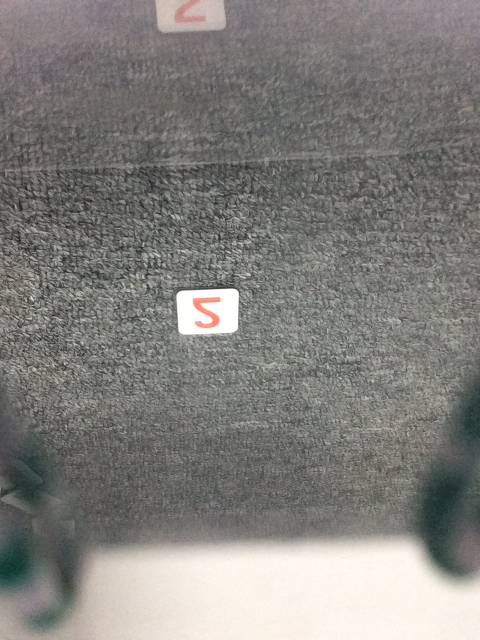
#> input picture test_prediction/vi_osmo_numbers/color/o2.jpg, 960 x 1280 px, found by its file name (shown at 1/2 size)
$ jupyter execute --allow-errors test.ipynb   (Python 2 division)   (older library calls are emulated)
#> lines starting #> are read from the running program, lines starting #| are printed output that depends on the picture; after the words box and inside, x2 and y2 are one past the last pixel; in counts of white or black regions, pixels touching at a corner belong together
[cell 1]
import cv2
import numpy as np
#from matplotlib import pyplot as plt

[cell 2]
def deskew(img):
    m = cv2.moments(img)
    if abs(m['mu02']) < 1e-2:
        return img.copy()
    skew = m['mu11']/m['mu02']
    M = np.float32([[1, skew, -0.5*SZ*skew], [0, 1, 0]])
    img = cv2.warpAffine(img,M,(SZ, SZ),flags=affine_flags)
    return img

[cell 3]
#img = cv2.imread("vi_osmo_numbers/color/Photo 2-14-17, 10 44 20 AM.jpg", cv2.IMREAD_COLOR)
img = cv2.imread("vi_osmo_numbers/cropped_number_rotated/o2.jpg_cropped.png")

[cell 4]
#plt.imshow(img)
#plt.show()
cv2.imshow('image',img)
cv2.waitKey(0)
cv2.destroyAllWindows()

#> (a cell that did not finish here is left out)

#> (a cell that did not finish here is left out)

#> (a cell that did not finish here is left out)

#> (a cell that did not finish here is left out)

[cell 9]
import numpy as np
import cv2

def run_main():
# [7 lines of commented-out code are left out]
    roi = cv2.imread("vi_osmo_numbers/o2.jpg")
#> roi is the input picture: shape (1280, 960, 3); mean B, G, R 123.7, 127.9, 129.5
    #roi = cv2.imread("coin_img.png")
    gray = cv2.cvtColor(roi, cv2.COLOR_BGR2GRAY)

    gray_blur = cv2.GaussianBlur(gray, (15, 15), 0)
    thresh = cv2.adaptiveThreshold(gray_blur, 255, cv2.ADAPTIVE_THRESH_GAUSSIAN_C,
        cv2.THRESH_BINARY_INV, 11, 1)
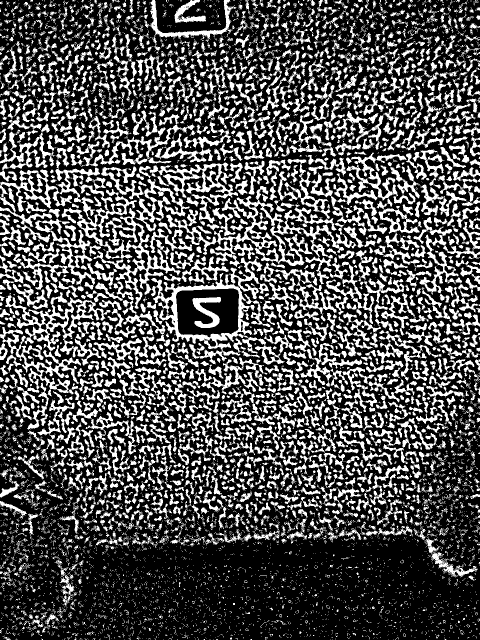
#> thresh: shape (1280, 960) (shown at 1/2 size); 31% white; 7583 white regions (5765 under 20 px), largest, box (x1, y1, x2, y2) and area: (420, 318, 713, 569) 14294, (111, 319, 361, 618) 11280, (302, 512, 525, 729) 8784

    kernel = np.ones((3, 3), np.uint8)
    closing = cv2.morphologyEx(thresh, cv2.MORPH_CLOSE,
        kernel, iterations=4)
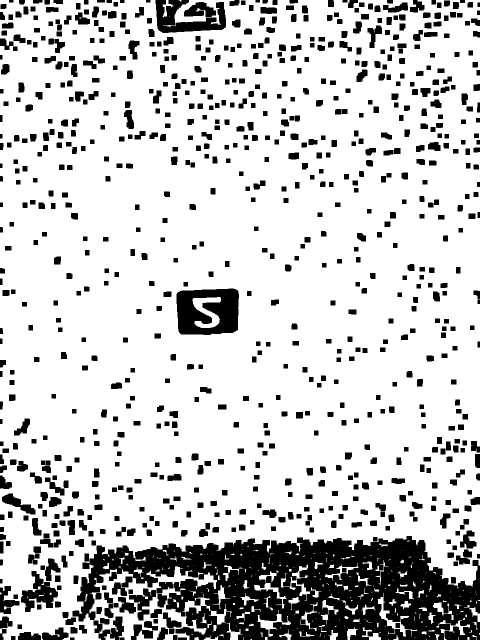
#> closing: shape (1280, 960) (shown at 1/2 size); 79.9% white; 877 black regions, largest, box (x1, y1, x2, y2) and area: (145, 1072, 960, 1280) 105648, (353, 577, 478, 670) 9067, (311, 0, 452, 66) 4934

    closing = cv2.bitwise_not(closing)
#> closing: shape (1280, 960); 20.1% white; 877 white regions
    cont_img = closing.copy()
    cimg, contours, hierarchy = cv2.findContours(cont_img, cv2.RETR_EXTERNAL,
        cv2.CHAIN_APPROX_SIMPLE)
#> contours = 875 contours; largest, box (x1, y1, x2, y2) and area: (145, 1072, 960, 1280) 115339, (353, 577, 478, 670) 10549, (311, 0, 452, 66) 4566, (42, 1142, 116, 1224) 2614, (258, 1177, 312, 1241) 1320

    for cnt in contours:
        area = cv2.contourArea(cnt)
        # [10 lines of commented-out code are left out]

        if len(cnt) < 5:
            continue

        #ellipse = cv2.fitEllipse(cnt)
        #cv2.ellipse(roi, ellipse, (0,255,0), 2)
        x,y,w,h = cv2.boundingRect(cnt)
        cv2.rectangle(img,(x,y),(x+w,y+h),(0,255,0),2)
#> this loop made 875 passes
#> (area, x, y, w, h) on passes 6 to 8: (531, 36, 1264, 46, 16), (123.5, 0, 1258, 13, 22), (98.5, 338, 1257, 11, 11)

    cv2.imshow("Morphological Closing", closing)
    cv2.imshow("Adaptive Thresholding", thresh)
    cv2.imshow('Contours', roi)

# [8 lines of commented-out code are left out]

    cv2.waitKey(0)
    cv2.destroyAllWindows()

if __name__ == "__main__":
    run_main()

#> (a cell that did not finish here is left out)

[cell 11]
import cv2
import numpy as np
import math
import numpy.linalg as la


SZ = 20
affine_flags = cv2.WARP_INVERSE_MAP|cv2.INTER_LINEAR
#> affine_flags = 17
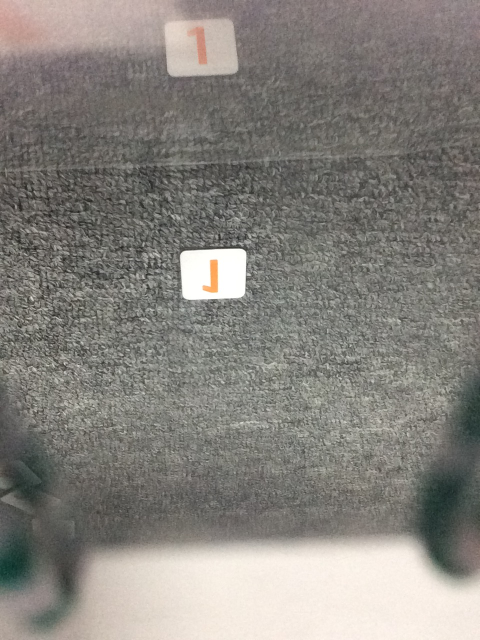
#> input picture vi_osmo_numbers/color/o1.jpg, 960 x 1280 px (shown at 1/2 size)
#> further down, img is the input picture: shape (1280, 960, 3); mean B, G, R 125, 130.5, 133.8
#> `v = np.median(gray_blur)`: v = 118
#> `lower = int(max(0, (1.0 - sigma) * v))`: lower = 79
#> `upper = int(min(255, (1.0 + sigma) * v))`: upper = 156
#> `edged = cv2.Canny(gray_blur, lower, upper)`:
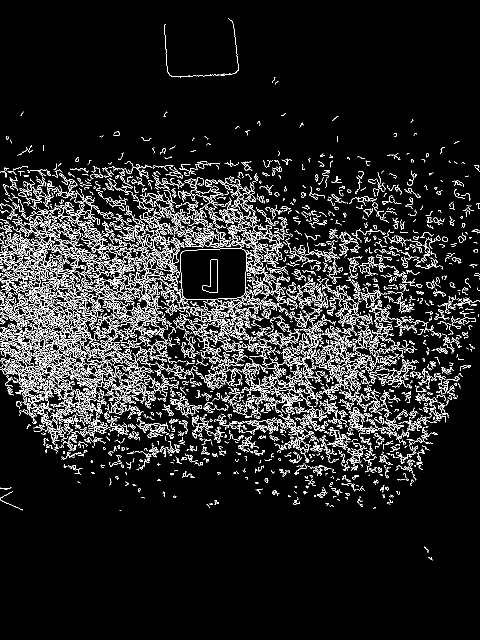
#> edged: shape (1280, 960) (shown at 1/2 size); 8.8% white in thin lines or dots, all inside (x1, y1, x2, y2) = (0, 37, 960, 1121)
#> `(cimg, cnts, hierarchy) = cv2.findContours(edged.copy(), cv2.RETR_TREE..`: cnts = 4216 contours, 3448 with area under 20; largest, box (x1, y1, x2, y2) and area: (352, 497, 520, 609) 12738, (360, 497, 493, 600) 12677, (46, 570, 193, 695) 2706, (271, 475, 369, 576) 1292, (35, 509, 160, 585) 1175
#> `cnts_idxes = sorted(range(len(cnts)), key=lambda k: cv2.contourArea(cn..`: cnts_idxes = [3242, 3245, 2743, 3375, 3146, 3246, 3247, 1608, 2784, 2952]
#> the loop `for ci in cnts_idxes:` made 6 passes
#> `cv2.imwrite(filename + "_numbox.png", parent_cropped)`:
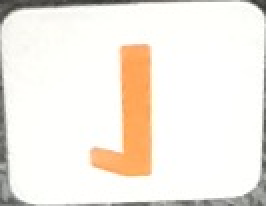
#> saved as o1.jpg_numbox.png: shape (103, 133, 3) (shown 2 times larger); mean B, G, R 228.3, 236.9, 243.4
#> pass 3 of the loop `for n in xrange(1, 10):`:
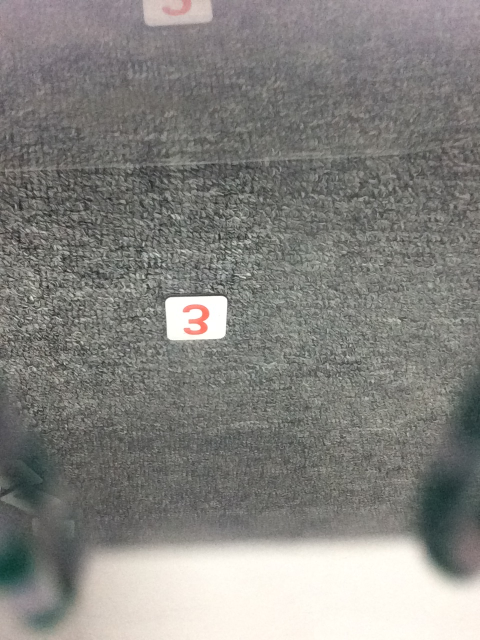
#> input picture vi_osmo_numbers/color/o3.jpg, 960 x 1280 px (shown at 1/2 size)
#> img is the input picture: shape (1280, 960, 3); mean B, G, R 127.8, 131.5, 132.6
#> v = 119
#> lower = 79
#> upper = 158
#> `edged = cv2.Canny(gray_blur, lower, upper)`:
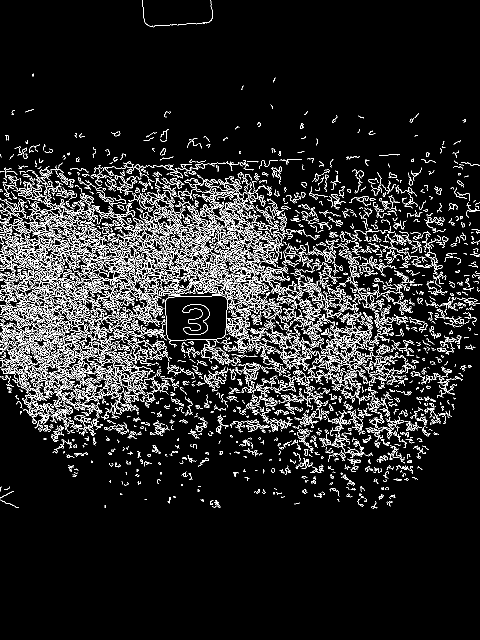
#> edged: shape (1280, 960) (shown at 1/2 size); 9% white in thin lines or dots, all inside (x1, y1, x2, y2) = (0, 0, 960, 1018)
#> cnts = 4185 contours, 3478 with area under 20; largest, box (x1, y1, x2, y2) and area: (330, 591, 501, 686) 10512, (330, 591, 455, 681) 10318, (365, 608, 419, 670) 1632, (365, 608, 419, 670) 1572, (29, 653, 119, 737) 1510
#> cnts_idxes = [2314, 2322, 2323, 2324, 1838, 3107, 2925, 1854, 2592, 3388]
#> the loop `for ci in cnts_idxes:` made 3 passes
#> `cv2.imwrite(filename + "_numbox.png", parent_cropped)`:
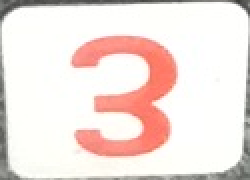
#> saved as o3.jpg_numbox.png: shape (90, 125, 3) (shown 2 times larger); mean B, G, R 221.5, 226.3, 242
def deskew(img):
    size = (img.shape[1], img.shape[0])
    m = cv2.moments(img)
    if abs(m['mu02']) < 1e-2:
        return img.copy()
    skew = m['mu11']/m['mu02']
    M = np.float32([[1, skew, -0.5*SZ*skew], [0, 1, 0]])
    img = cv2.warpAffine(img, M, size, flags=affine_flags)
    return img

#> (the rest of this cell did not finish here and is left out)

[cell 12]
#print otsu_threshold

print len(cnts)
#| 4185


#cv2.imwrite("cropped.png", horizontal_cropped)
